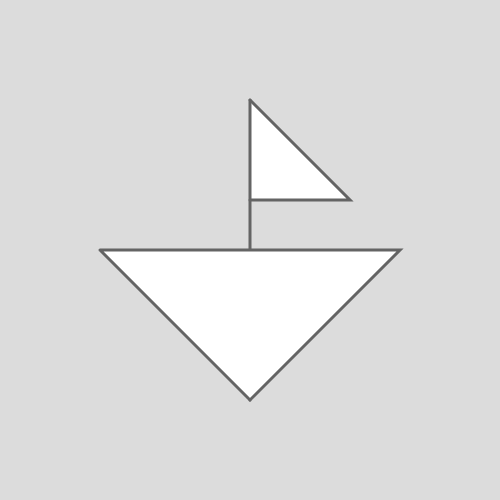
Frame 1 (no input)
Frame 60 (no input): identical to frame 1, image omitted
Frame 120 (the mouse pressed at the canvas centre since frame 60): identical to frame 1, image omitted

The p5.js sketch that drew this single still picture (run headless with seeded random() and noise() and a simulated clock; from frame 60 on, the mouse is pressed at the canvas centre):

// p5.js sketch
// ── sketch.js
function setup() {
  createCanvas(500, 500);
  noStroke();
}

function draw() {
  background(220);
  strokeWeight(3);
  stroke(100);

  beginShape();
  vertex(250, 100);
  vertex(350, 200);
  vertex(250, 200);
  endShape();

  beginShape();
  vertex(250, 400);
  vertex(250, 100);
  endShape();

  beginShape();
  vertex(100, 250);
  vertex(400, 250);
  vertex(250, 400);
  vertex(100, 250);
  endShape();

  /*strokeWeight();
  text(mouseX + "," + mouseY, mouseX - 50, mouseY - 50);*/
}
